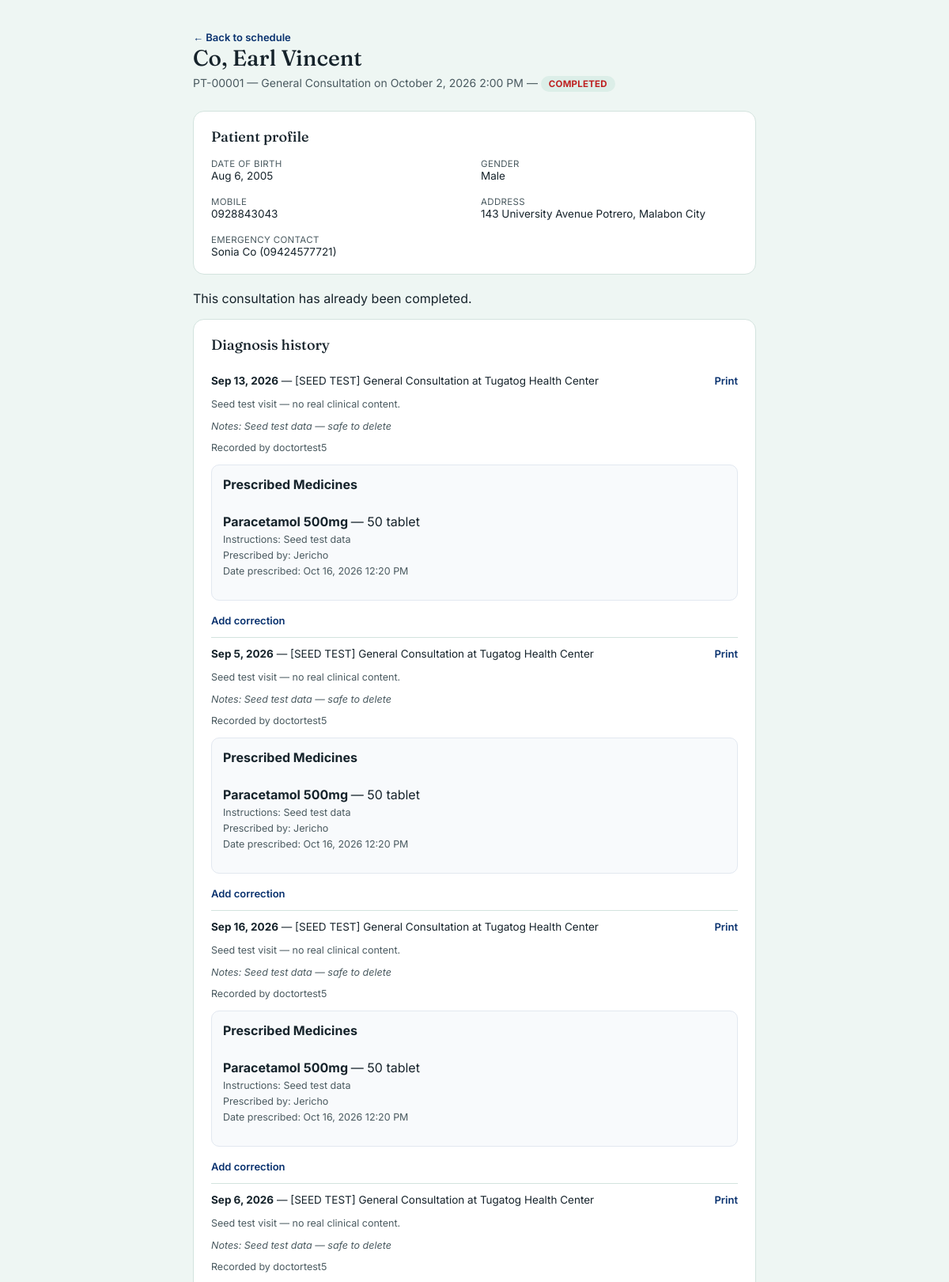
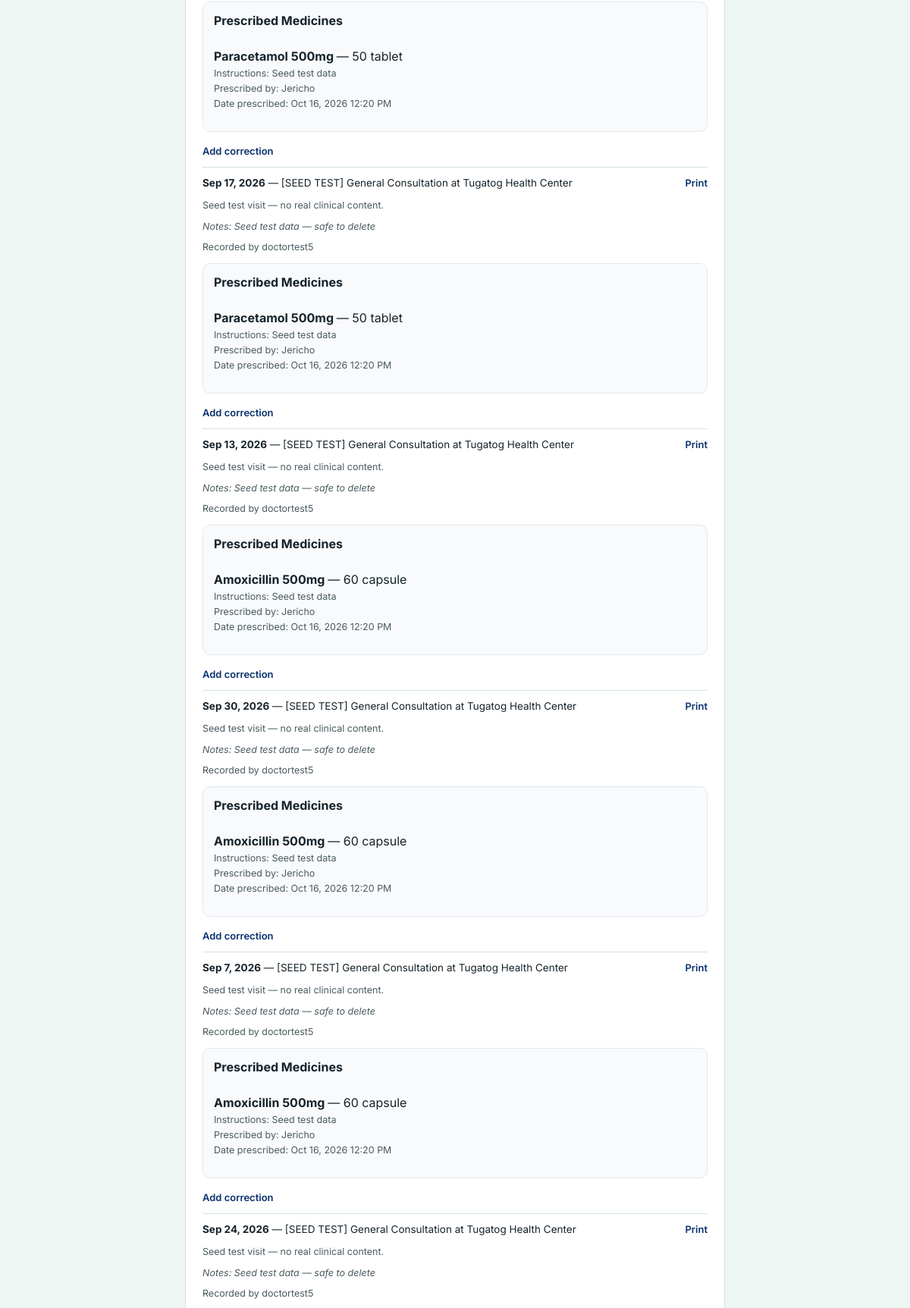
The page /view_patient.php?id=1 (signed in, upper part) on the database its author committed (2 pictures, top to bottom).
### tables this page shows
CREATE TABLE `patients` (
  `id` int NOT NULL AUTO_INCREMENT,
  `username` varchar(50) NOT NULL,
  `full_name` varchar(150) NOT NULL,
  `patient_id` varchar(20) NOT NULL,
  `mobile` varchar(20) DEFAULT NULL,
  `health_center_id` int DEFAULT NULL,
  `pending_staff` tinyint(1) NOT NULL DEFAULT '0',
  `staff_position` varchar(100) DEFAULT NULL,
  `staff_claimed_center_id` int DEFAULT NULL,
  `staff_employee_id` varchar(50) DEFAULT NULL,
  `date_of_birth` date DEFAULT NULL,
  `gender` enum('Male','Female','Other') DEFAULT NULL,
  `address` varchar(255) DEFAULT NULL,
  `emergency_contact_name` varchar(150) DEFAULT NULL,
  `emergency_contact_number` varchar(20) DEFAULT NULL,
  PRIMARY KEY (`id`),
  UNIQUE KEY `username` (`username`),
  UNIQUE KEY `patient_id` (`patient_id`),
  KEY `health_center_id` (`health_center_id`),
  KEY `staff_claimed_center_id` (`staff_claimed_center_id`),
  CONSTRAINT `patients_ibfk_1` FOREIGN KEY (`username`) REFERENCES `users` (`username`) ON DELETE CASCADE,
  CONSTRAINT `patients_ibfk_2` FOREIGN KEY (`health_center_id`) REFERENCES `health_centers` (`id`) ON DELETE SET NULL,
  CONSTRAINT `patients_ibfk_3` FOREIGN KEY (`staff_claimed_center_id`) REFERENCES `health_centers` (`id`) ON DELETE SET NULL
);

CREATE TABLE `appointments` (
  `id` int NOT NULL AUTO_INCREMENT,
  `username` varchar(50) NOT NULL,
  `health_center_id` int NOT NULL,
  `service` varchar(150) NOT NULL,
  `appointment_date` date NOT NULL,
  `appointment_time` time NOT NULL,
  `status` enum('Pending','Confirmed','In consultation','Rejected','Cancelled','Completed','No-show') NOT NULL DEFAULT 'Pending',
  `created_at` datetime DEFAULT CURRENT_TIMESTAMP,
  `assigned_doctor` varchar(50) DEFAULT NULL,
  `cancel_reason` varchar(255) DEFAULT NULL,
  `cancelled_at` datetime DEFAULT NULL,
  `attendance_confirmed` tinyint(1) NOT NULL DEFAULT '0',
  `attendance_confirmed_at` datetime DEFAULT NULL,
  `reminder_count` tinyint NOT NULL DEFAULT '0',
  `last_reminder_date` date DEFAULT NULL,
  `confirm_token` char(32) DEFAULT NULL,
  PRIMARY KEY (`id`),
  UNIQUE KEY `uq_confirm_token` (`confirm_token`),
  KEY `username` (`username`),
  KEY `health_center_id` (`health_center_id`),
  KEY `assigned_doctor` (`assigned_doctor`),
  CONSTRAINT `appointments_ibfk_1` FOREIGN KEY (`username`) REFERENCES `users` (`username`) ON DELETE CASCADE,
  CONSTRAINT `appointments_ibfk_2` FOREIGN KEY (`health_center_id`) REFERENCES `health_centers` (`id`),
  CONSTRAINT `appointments_ibfk_3` FOREIGN KEY (`assigned_doctor`) REFERENCES `users` (`username`)
);

CREATE TABLE `diagnoses` (
  `id` int NOT NULL AUTO_INCREMENT,
  `appointment_id` int NOT NULL,
  `username` varchar(50) NOT NULL,
  `staff_username` varchar(50) NOT NULL,
  `diagnosis` text NOT NULL,
  `notes` text,
  `created_at` datetime DEFAULT CURRENT_TIMESTAMP,
  PRIMARY KEY (`id`),
  KEY `appointment_id` (`appointment_id`),
  KEY `username` (`username`),
  KEY `staff_username` (`staff_username`),
  CONSTRAINT `diagnoses_ibfk_1` FOREIGN KEY (`appointment_id`) REFERENCES `appointments` (`id`) ON DELETE CASCADE,
  CONSTRAINT `diagnoses_ibfk_2` FOREIGN KEY (`username`) REFERENCES `users` (`username`) ON DELETE CASCADE,
  CONSTRAINT `diagnoses_ibfk_3` FOREIGN KEY (`staff_username`) REFERENCES `users` (`username`)
);

CREATE TABLE `health_centers` (
  `id` int NOT NULL AUTO_INCREMENT,
  `name` varchar(150) NOT NULL,
  `address` varchar(255) DEFAULT NULL,
  `contact_number` varchar(30) DEFAULT NULL,
  `operating_hours` varchar(255) DEFAULT NULL,
  PRIMARY KEY (`id`)
);

CREATE TABLE `prescriptions` (
  `id` int NOT NULL AUTO_INCREMENT,
  `diagnosis_id` int NOT NULL,
  `medicine_id` int NOT NULL,
  `quantity` int NOT NULL,
  `instructions` varchar(255) DEFAULT NULL,
  `created_at` datetime DEFAULT CURRENT_TIMESTAMP,
  `prescribed_by` varchar(100) DEFAULT NULL,
  `prescribed_at` datetime NOT NULL DEFAULT CURRENT_TIMESTAMP,
  PRIMARY KEY (`id`),
  KEY `diagnosis_id` (`diagnosis_id`),
  KEY `medicine_id` (`medicine_id`),
  CONSTRAINT `prescriptions_ibfk_1` FOREIGN KEY (`diagnosis_id`) REFERENCES `diagnoses` (`id`) ON DELETE CASCADE,
  CONSTRAINT `prescriptions_ibfk_2` FOREIGN KEY (`medicine_id`) REFERENCES `medicines` (`id`)
);

CREATE TABLE `medicines` (
  `id` int NOT NULL AUTO_INCREMENT,
  `health_center_id` int NOT NULL,
  `name` varchar(150) NOT NULL,
  `unit` varchar(30) NOT NULL DEFAULT 'unit',
  `stock_quantity` int NOT NULL DEFAULT '0',
  `reorder_threshold` int NOT NULL DEFAULT '10',
  `updated_at` datetime DEFAULT CURRENT_TIMESTAMP ON UPDATE CURRENT_TIMESTAMP,
  PRIMARY KEY (`id`),
  KEY `health_center_id` (`health_center_id`),
  CONSTRAINT `medicines_ibfk_1` FOREIGN KEY (`health_center_id`) REFERENCES `health_centers` (`id`)
);

### view_patient.php (the view, shortened to what this page needs)
<?php
include "auth_check.php";
$doctorUsername = $_SESSION["username"];
$apptId = $_GET["id"] ?? null;
$stmt = $conn->prepare("SELECT * FROM appointments WHERE id = ? AND assigned_doctor = ?");
$stmt->bind_param("is", $apptId, $doctorUsername);
$stmt->execute();
$appt = $stmt->get_result()->fetch_assoc();
$patientUsername = $appt["username"];
$stmt = $conn->prepare("SELECT * FROM patients WHERE username = ?");
$stmt->bind_param("s", $patientUsername);
$stmt->execute();
$patient = $stmt->get_result()->fetch_assoc();
$stmt = $conn->prepare("
    SELECT diagnoses.*, appointments.appointment_date, appointments.service, health_centers.name AS center_name
    FROM diagnoses
    JOIN appointments ON appointments.id = diagnoses.appointment_id
    JOIN health_centers ON health_centers.id = appointments.health_center_id
    WHERE diagnoses.username = ?
    ORDER BY diagnoses.created_at DESC
");
$stmt->bind_param("s", $patientUsername);
$stmt->execute();
$diagnosisHistory = $stmt->get_result()->fetch_all(MYSQLI_ASSOC);
$stmt = $conn->prepare("
        SELECT
            pr.id AS prescription_id,
            pr.diagnosis_id,
            m.name AS medicine_name,
            m.unit,
            pr.quantity,
            pr.instructions,
            COALESCE(pr.prescribed_at, pr.created_at) AS prescribed_at,
            COALESCE(
                NULLIF(doctor.full_name, ''),
                NULLIF(pr.prescribed_by, ''),
                d.staff_username,
                'Unknown'
            ) AS prescribed_by_name
        FROM prescriptions pr
        JOIN diagnoses d
            ON d.id = pr.diagnosis_id
        JOIN medicines m
            ON m.id = pr.medicine_id
        LEFT JOIN patients doctor
            ON doctor.username = COALESCE(
                NULLIF(pr.prescribed_by, ''),
                d.staff_username
            )
        WHERE d.username = ?
        ORDER BY pr.prescribed_at DESC, pr.id DESC
    ");
$stmt->bind_param("s", $patientUsername);
$stmt->execute();
$prescriptionsByDiagnosis = [];
foreach ($stmt->get_result()->fetch_all(MYSQLI_ASSOC) as $prescription) {
  $prescriptionsByDiagnosis[$prescription["diagnosis_id"]][] = $prescription;
}
?>
<!DOCTYPE html>
<html lang="en">
<head>
  <link rel="stylesheet" href="homepagestyle.css">
  <link rel="stylesheet" href="patient_style.css">
</head>
<body class="dashboard-body">
  <div class="dash-shell single-column">
    <main class="dash-main">
      <a href="doctor_dashboard.php?tab=schedule" class="link-btn">&larr; Back to schedule</a>
      <h1 class="dash-title"><?= htmlspecialchars($patient["full_name"]) ?></h1>
      <p class="dash-sub">
        <?= htmlspecialchars($patient["patient_id"]) ?> —
        <?= htmlspecialchars($appt["service"]) ?> on
        <?= date("F j, Y g:i A", strtotime($appt["appointment_date"] . " " . $appt["appointment_time"])) ?>
        — <span class="status-pill status-<?= strtolower($appt["status"]) ?>"><?= $appt["status"] ?></span>
      </p>
      <div class="dash-card">
        <h2 class="card-heading">Patient profile</h2>
        <div class="profile-grid">
          <div><span class="label">Date of
              birth</span><br><?= $patient["date_of_birth"] ? date("M j, Y", strtotime($patient["date_of_birth"])) : "Not on file" ?>
          </div>
          <div><span class="label">Gender</span><br><?= htmlspecialchars($patient["gender"] ?: "Not on file") ?></div>
          <div><span class="label">Mobile</span><br><?= htmlspecialchars($patient["mobile"] ?: "Not on file") ?></div>
          <div><span class="label">Address</span><br><?= htmlspecialchars($patient["address"] ?: "Not on file") ?></div>
          <div><span class="label">Emergency contact</span><br>
            <?= htmlspecialchars($patient["emergency_contact_name"] ?: "Not on file") ?>
            <?= $patient["emergency_contact_number"] ? " (" . htmlspecialchars($patient["emergency_contact_number"]) . ")" : "" ?>
          </div>
        </div>
      </div>
      <?php if ($appt["status"] === "Confirmed"): ?>
        <h2>Appointment Actions</h2>
        <form action="process_start_consultation.php" method="POST">
          <input type="hidden" name="appointment_id" value="<?php echo (int) $appt["id"]; ?>">
          <button type="submit">
            Start Consultation
          </button>
        </form>
        <form action="process_doctor_appointment.php" method="POST">
          <input type="hidden" name="action" value="no_show">
          <input type="hidden" name="id" value="<?= $appt["id"] ?>">
          <button type="submit" class="btn-reject"
            onclick="return confirm('Mark this patient as a no-show? This cannot be undone.');">Mark as
            no-show</button>
        </form>
  <?php elseif ($appt["status"] === "Pending"): ?>
    <p>This appointment is waiting for confirmation.</p>
  <?php elseif ($appt["status"] === "Completed"): ?>
    <p>This consultation has already been completed.</p>
  <?php elseif ($appt["status"] === "No-show"): ?>
    <p>The patient was marked as a no-show.</p>
  <?php else: ?>
    <p>No consultation actions are available for this appointment status.</p>
  <?php endif; ?>
  <div class="dash-card">
    <h2 class="card-heading">Diagnosis history</h2>
    <?php if (!empty($diagnosisHistory)):
      foreach ($diagnosisHistory as $d): ?>
        <div class="notif-item">
          <div class="card-heading-row">
            <p class="notif-message" style="margin:0;">
              <strong><?= date("M j, Y", strtotime($d["appointment_date"])) ?></strong> —
              <?= htmlspecialchars($d["service"]) ?> at <?= htmlspecialchars($d["center_name"]) ?>
            </p>
            <a href="doctor_visit_summary.php?id=<?= $d["appointment_id"] ?>" class="link-btn" target="_blank">Print</a>
          </div>
          <p class="hint"><?= nl2br(htmlspecialchars($d["diagnosis"])) ?></p>
          <?php if ($d["notes"]): ?>
            <p class="hint"><em>Notes: <?= nl2br(htmlspecialchars($d["notes"])) ?></em></p><?php endif; ?>
          <p class="hint">Recorded by <?= htmlspecialchars($d["staff_username"]) ?></p>
          <?php if (!empty($prescriptionsByDiagnosis[$d["id"]])): ?>
            <div class="prescription-history">
              <h3>Prescribed Medicines</h3>
              <?php foreach ($prescriptionsByDiagnosis[$d["id"]] as $prescription): ?>
                <div class="prescription-history-item">
                  <p>
                    <strong>
                      <?= htmlspecialchars($prescription["medicine_name"]) ?>
                    </strong>
                    —
                    <?= (int) $prescription["quantity"] ?>
                    <?= htmlspecialchars($prescription["unit"] ?? "units") ?>
                  </p>
                  <?php if (!empty($prescription["instructions"])): ?>
                    <p class="hint">
                      Instructions:
                      <?= htmlspecialchars($prescription["instructions"]) ?>
                    </p>
                  <?php endif; ?>
                  <p class="hint">
                    Prescribed by:
                    <?= htmlspecialchars($prescription["prescribed_by_name"]) ?>
                  </p>
                  <p class="hint">
                    Date prescribed:
                    <?= !empty($prescription["prescribed_at"])
                      ? date("M j, Y g:i A", strtotime($prescription["prescribed_at"]))
                      : "Not recorded" ?>
                  </p>
                </div>
              <?php endforeach; ?>
            </div>
          <?php endif; ?>
          <details class="addendum-toggle">
            <summary class="link-btn" style="display:inline;">Add correction</summary>
          </details>
        </div>
      <?php endforeach; else: ?>
      <p class="hint">No prior diagnoses on file for this patient.</p>
    <?php endif; ?>
  </div>
  </main>
  </div>
</body>
</html>

### homepagestyle.css (style rules this page uses)
:root { --teal-900:#be2121; --teal-700:#08316e; --sage-100:#DCEEE8; --sage-50:#EEF6F3; --ink:#16232B; --ink-soft:#4A5A60; --paper:#FAFAF7; --gold:#E8A33D; --gold-dark:#C9832A; --line:#D3E3DE; --red:#B3261E; --red-bg:#FDE8E6; --green:#1E7B4F; --green-bg:#E3F4EA; }
* { box-sizing:border-box; }
html,body { margin:0;padding:0; }
body { font-family:'Inter',sans-serif; background:var(--sage-50); color:var(--ink); min-height:100vh; display:flex; align-items:center; justify-content:center; padding:24px; }
.link-btn { background:none; border:none; padding:0; color:var(--teal-700); font-weight:600; font-size:13px; cursor:pointer; text-decoration:none; font-family:'Inter',sans-serif; }

### patient_style.css (style rules this page uses)
.dashboard-body { display:block; min-height:100vh; padding:0; background:var(--sage-50); }
.dash-shell { display:grid; grid-template-columns:250px 1fr; min-height:100vh; }
.dash-main { padding:40px 48px; max-width:1000px; }
.dash-title { font-family:'Fraunces',serif; font-weight:500; font-size:28px; margin:0 0 6px; color:var(--ink); }
.dash-sub { font-size:14px; color:var(--ink-soft); margin:0 0 24px; }
.dash-card { background:#fff; border:1px solid var(--line); border-radius:14px; padding:20px 22px; margin-bottom:20px; }
.card-heading { font-family:'Fraunces',serif; font-weight:500; font-size:18px; margin:0 0 14px; color:var(--ink); }
.dash-shell.single-column { display:block; }
.dash-shell.single-column .dash-main { max-width:760px; margin:0 auto; padding:36px 24px; }
.profile-grid { display:grid; grid-template-columns:repeat(2, 1fr); gap:16px; font-size:13.5px; }
.profile-grid .label { font-size:11.5px; text-transform:uppercase; letter-spacing:0.03em; color:var(--ink-soft); }
.status-pill { display:inline-block; padding:3px 10px; border-radius:20px; font-size:11.5px; font-weight:700; text-transform:uppercase; letter-spacing:0.02em; }
.status-completed { background:var(--sage-100); color:var(--teal-900); }
.card-heading-row { display:flex; align-items:center; justify-content:space-between; margin-bottom:14px; }
.notif-item { padding:12px 0; border-bottom:1px solid var(--line); }
.notif-message { margin:0 0 4px; font-size:13.5px; color:var(--ink); }
.hint { font-size:12.5px; color:var(--ink-soft); }
.prescription-history { margin: 14px 0; padding: 14px; border: 1px solid #e2e8f0; border-radius: 10px; background: #f8fafc; }
.prescription-history h3 { margin: 0 0 12px; font-size: 1rem; }
.prescription-history-item { padding: 10px 0; border-top: 1px solid #e2e8f0; }
.prescription-history-item:first-of-type { border-top: none; }
.prescription-history-item p { margin: 5px 0; }

### rows shown on the page
patients: full_name "Co, Earl Vincent", patient "PT-00001", date_of_birth "Aug 6, 2005", gender "Male", mobile "0928843043", address "143 University Avenue Potrero, Malabon City", emergency_contact_name "Sonia Co", emergency_contact_number "09424577721"
appointments: service "General Consultation", appointment_date+appointment_time "October 2, 2026 2:00 PM", status "COMPLETED"
diagnoses: appointment.appointment_date "Sep 13, 2026", appointment.service "[SEED TEST] General Consultation", health_centers.name "Tugatog Health Center", diagnosis "Seed test visit — no real clinical content.", notes "Seed test data — safe to delete", staff_username "doctortest5"
prescriptions: medicine.name "Paracetamol 500mg", quantity "50", medicine.unit "tablet", instructions "Seed test data", prescribed_by_name "Jericho", prescribed_at "Oct 16, 2026 12:20 PM"
diagnoses: appointment.appointment_date "Sep 5, 2026", appointment.service "[SEED TEST] General Consultation", health_centers.name "Tugatog Health Center", diagnosis "Seed test visit — no real clinical content.", notes "Seed test data — safe to delete", staff_username "doctortest5"
prescriptions: medicine.name "Paracetamol 500mg", quantity "50", medicine.unit "tablet", instructions "Seed test data", prescribed_by_name "Jericho", prescribed_at "Oct 16, 2026 12:20 PM"
diagnoses: appointment.appointment_date "Sep 16, 2026", appointment.service "[SEED TEST] General Consultation", health_centers.name "Tugatog Health Center", diagnosis "Seed test visit — no real clinical content.", notes "Seed test data — safe to delete", staff_username "doctortest5"
prescriptions: medicine.name "Paracetamol 500mg", quantity "50", medicine.unit "tablet", instructions "Seed test data", prescribed_by_name "Jericho", prescribed_at "Oct 16, 2026 12:20 PM"
diagnoses: appointment.appointment_date "Sep 6, 2026", appointment.service "[SEED TEST] General Consultation", health_centers.name "Tugatog Health Center", diagnosis "Seed test visit — no real clinical content.", notes "Seed test data — safe to delete", staff_username "doctortest5"
prescriptions: medicine.name "Paracetamol 500mg", quantity "50", medicine.unit "tablet", instructions "Seed test data", prescribed_by_name "Jericho", prescribed_at "Oct 16, 2026 12:20 PM"
diagnoses: appointment.appointment_date "Sep 17, 2026", appointment.service "[SEED TEST] General Consultation", health_centers.name "Tugatog Health Center", diagnosis "Seed test visit — no real clinical content.", notes "Seed test data — safe to delete", staff_username "doctortest5"
prescriptions: medicine.name "Paracetamol 500mg", quantity "50", medicine.unit "tablet", instructions "Seed test data", prescribed_by_name "Jericho", prescribed_at "Oct 16, 2026 12:20 PM"
diagnoses: appointment.appointment_date "Sep 13, 2026", appointment.service "[SEED TEST] General Consultation", health_centers.name "Tugatog Health Center", diagnosis "Seed test visit — no real clinical content.", notes "Seed test data — safe to delete", staff_username "doctortest5"
prescriptions: medicine.name "Amoxicillin 500mg", quantity "60", medicine.unit "capsule", instructions "Seed test data", prescribed_by_name "Jericho", prescribed_at "Oct 16, 2026 12:20 PM"
diagnoses: appointment.appointment_date "Sep 30, 2026", appointment.service "[SEED TEST] General Consultation", health_centers.name "Tugatog Health Center", diagnosis "Seed test visit — no real clinical content.", notes "Seed test data — safe to delete", staff_username "doctortest5"
prescriptions: medicine.name "Amoxicillin 500mg", quantity "60", medicine.unit "capsule", instructions "Seed test data", prescribed_by_name "Jericho", prescribed_at "Oct 16, 2026 12:20 PM"
diagnoses: appointment.appointment_date "Sep 7, 2026", appointment.service "[SEED TEST] General Consultation", health_centers.name "Tugatog Health Center", diagnosis "Seed test visit — no real clinical content.", notes "Seed test data — safe to delete", staff_username "doctortest5"
prescriptions: medicine.name "Amoxicillin 500mg", quantity "60", medicine.unit "capsule", instructions "Seed test data", prescribed_by_name "Jericho", prescribed_at "Oct 16, 2026 12:20 PM"
diagnoses: appointment.appointment_date "Sep 24, 2026", appointment.service "[SEED TEST] General Consultation", health_centers.name "Tugatog Health Center", diagnosis "Seed test visit — no real clinical content.", notes "Seed test data — safe to delete", staff_username "doctortest5"
